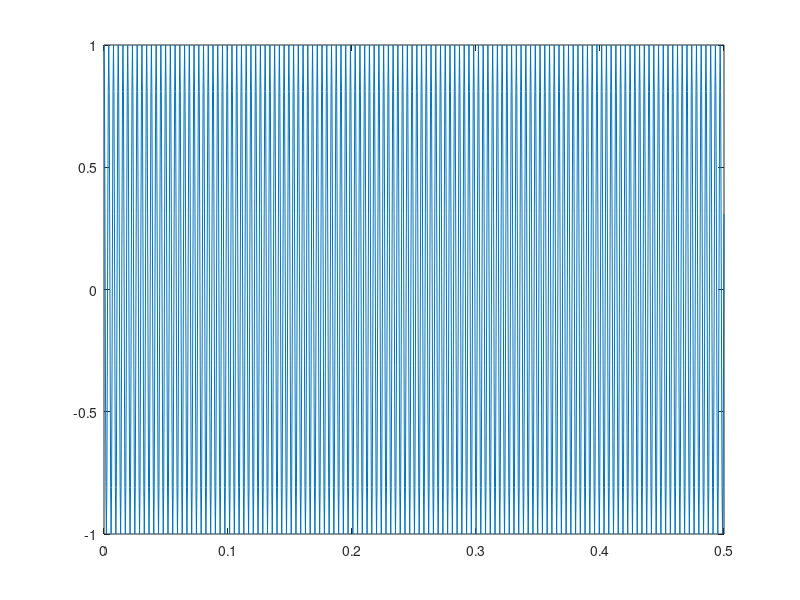
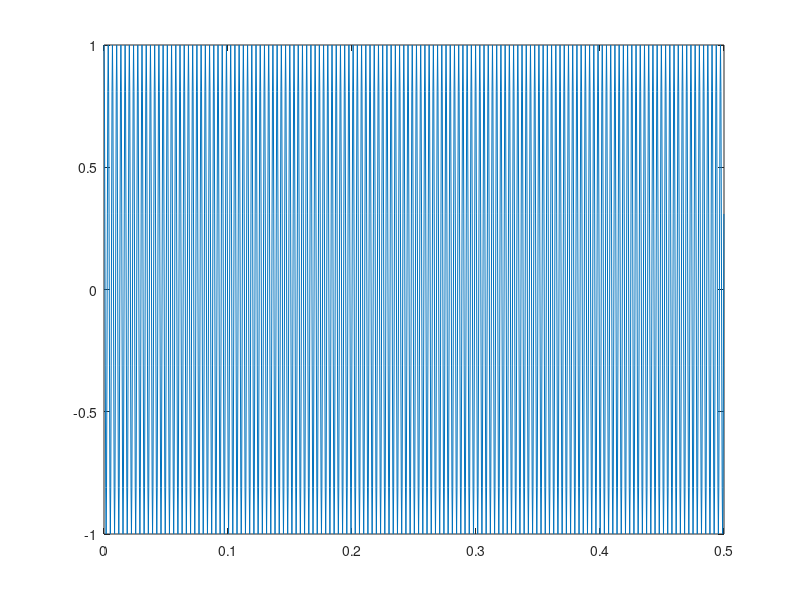

MATLAB code for these plots, in order: (Note: this script raises an error after producing the figures.)
f1=261.6255653;
fs1= 10*f1;
frmsz1=0.5*fs1;
t1=(0:1/fs1:0.5);
x1=cos(2*pi*f1*t1);

figure1=figure;
plot(t1,x1);

f2=293.6647679;
fs2=10*f2;
t2=(0:1/fs2:0.5);
x2=cos(2*pi*f2*t2);
figure2=figure;
plot(t2,x2);

f3=329.6275569;
fs3=10*f3;
frmsz3=0.5*fs3;
t2=(0:1/fs3:0.5);
x3=cos(2*pi*f3*t3);
figure3=figure;
plot(t3,x3);

f4=349.2282314;
fs4=10*f4;
t4=(0:1/fs4:0.5);
x4=cos(2*pi*f4*t4);
figure4=figure;
plot(t4,x4);


fst= 10*f4;
frmsz= round(0.5*fst) ;
T=(0:1:frmsz-1)*(1/fst);
x1=cos(2*pi*f1*T);
x2=cos(2*pi*f2*T);
x3=cos(2*pi*f3*T);
x4=cos(2*pi*f4*T);
xt=[x1,x2,x3,x4];
frmsz=round(4*frmsz);
T=(0:1:frmsz-1)*(1/fst);
figure5=figure;
plot(T,xt);

sound(xt,fst);
filename='sound.wav';
audiowrite(filename,xt,fst);



xt=[x1,x2,x3,x4];
F=(-frmsz/2:1:(frmsz/2)-1)*fst/frmsz;
XF= fft(xt);
figure6=figure;
plot(F,abs(fftshift(XF)));


N=length(xt);
E= sum(abs(xt).^2)*(1/fst);
E_p=sum((abs(XF).^2)/N)/fst;
display(E_p);
display(E);


[y, x] = butter(20 ,300/(fst/2));
y1_t = filter(y, x, xt);

figure7=figure;
freqz(y,x,F,fst);
sound(y1_t,fst);
filename='do.wav';
audiowrite(filename,y1_t,fst);

#figure8= figure;
#plot(y1_t);

N=length(y1_t);
EY1=sum((abs(y1_t)).^2)/fst;#timedomain
display(EY1);
Y1F=fft(y1_t);
figure9=figure;
plot(F,abs(fftshift(Y1F)));

EYP_1=sum((abs(Y1F).^2)/N)/fst;#parseval
display(EYP_1);
[b, a] = butter(20 ,2*300/fst,'high');
freqz(b,a,F,fst);
Y2T=filter(b,a,xt);
figure9=figure;
plot(T,Y2T);
sound(Y2T,fst);
filename='do2.wav';
audiowrite(filename,Y2T,fst);
N=length(Y2T);
EY_2=sum((abs(Y2T)).^2)*(1/fst);
display(EY_2);
F=(-frmsz/2:1:(frmsz/2)-1)*fst/frmsz;
Y2F= fft(Y2T);
figure10= figure;
plot(F,abs(fftshift(Y2F)));
EYP_2=sum((abs(Y2F).^2)/N)*(1/fst);
display(EYP_2);

